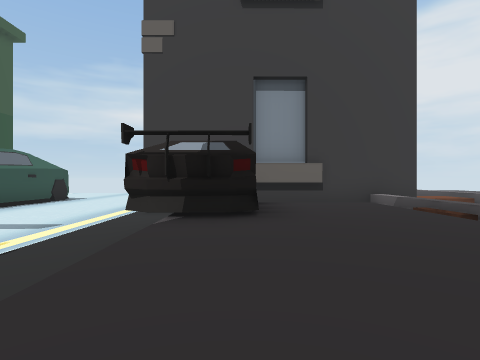
[1] (above)

23 first-person views from a walk through a scene from a Unity 3-D project. The camera is 1.2 m above the floor, looks level and sees 80° across. The floor is counted in squares, 2 m on a side. Each view is taken from the middle of a square. On the plan, view 1 faces up. The plan holds only what a view shows up to about 9 squares ahead; the rest is blank. The place goes on beyond the plan.

[2]
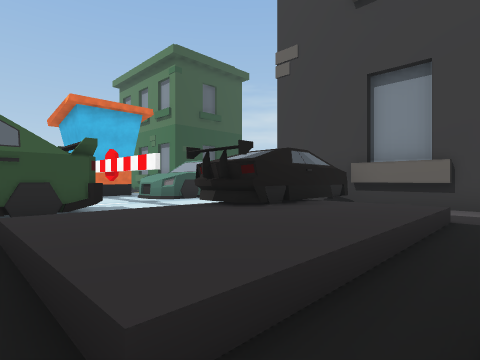

[3]
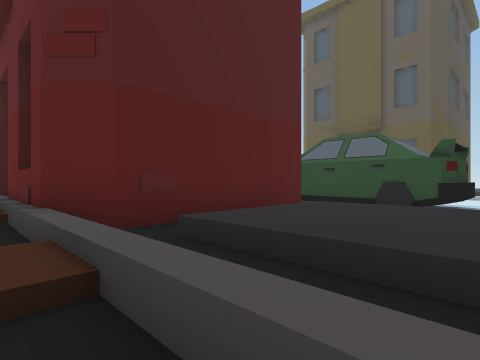

[4]
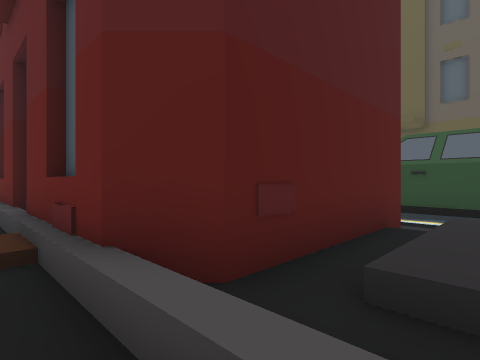

[5]
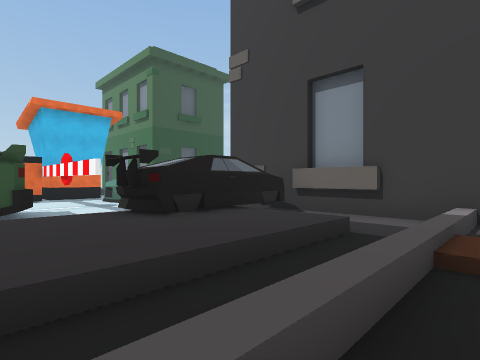

[6]
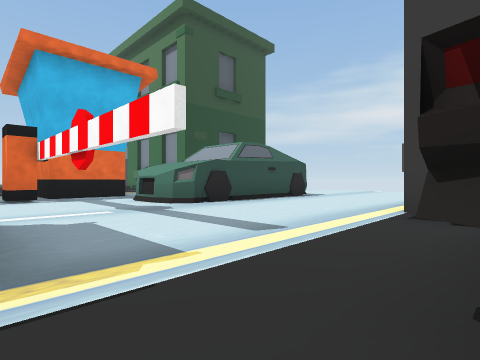

[7]
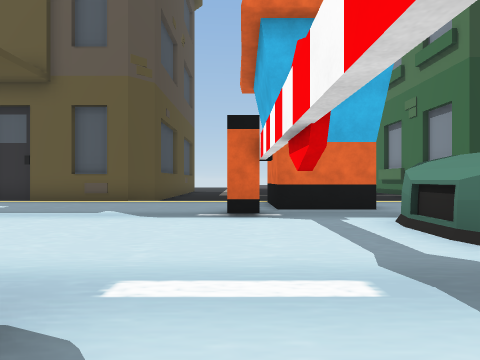

[8]
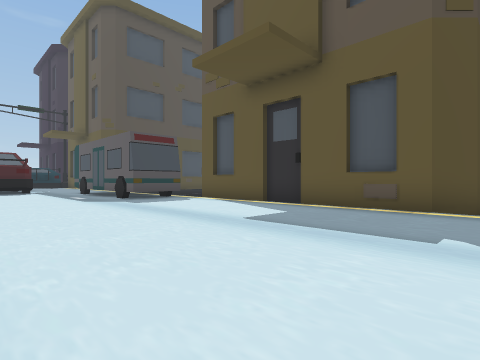

[9]
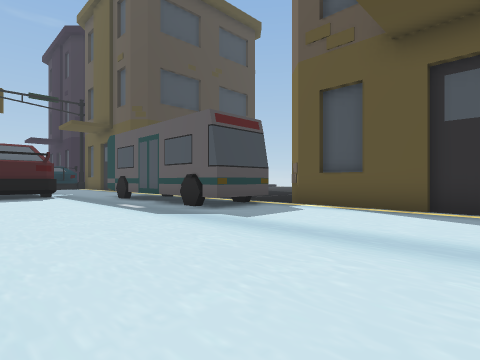

[10]
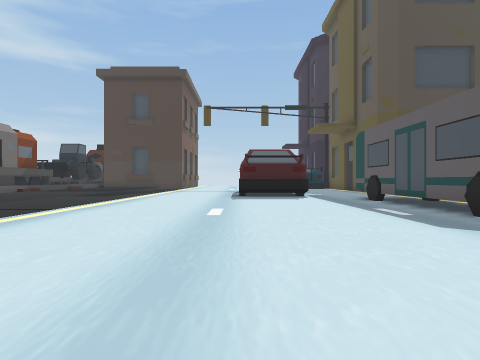

[11]
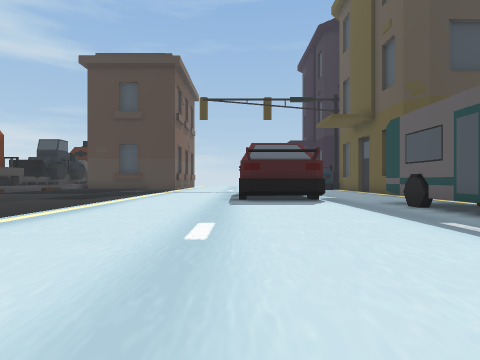

[12]
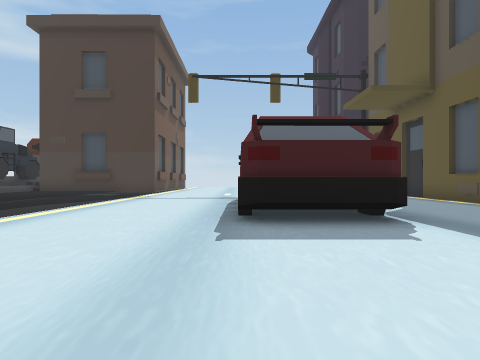

[13]
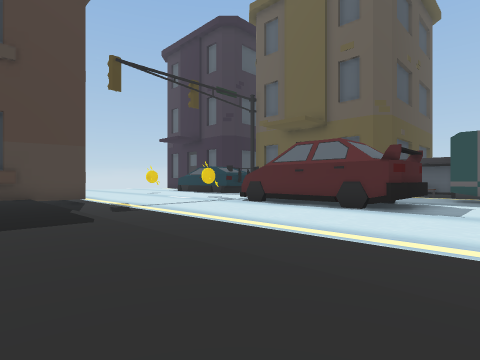

[14]
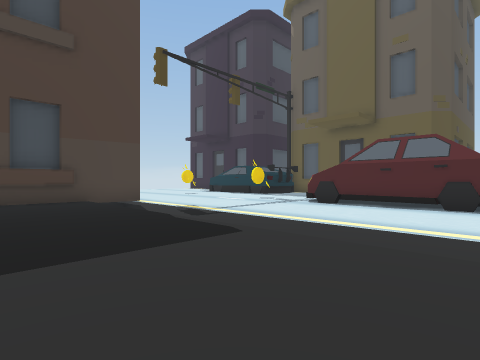

[15]
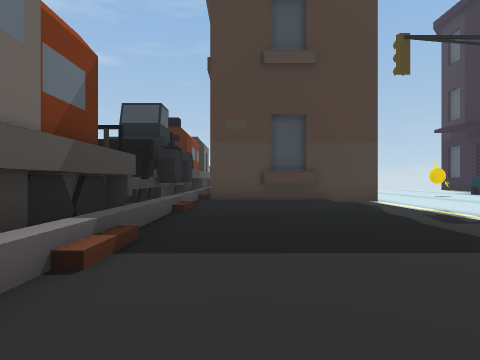

[16]
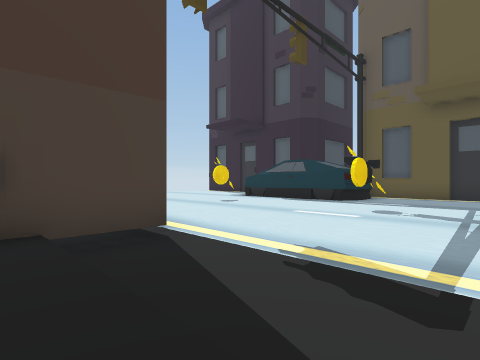

[17]
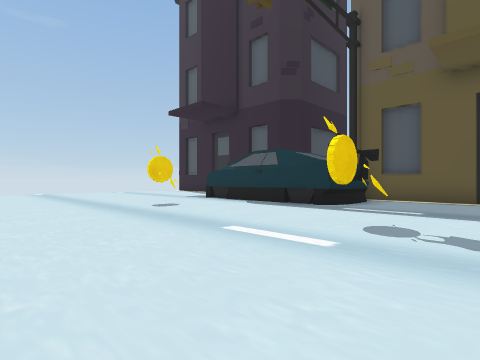

[18]
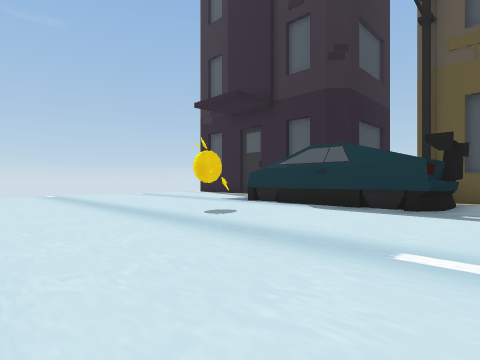

[19]
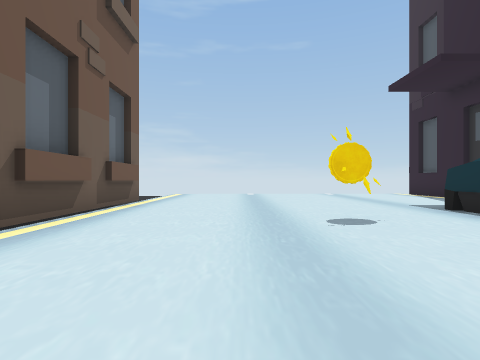

[20]
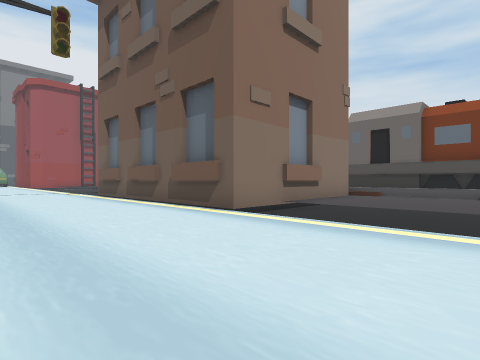

[21]
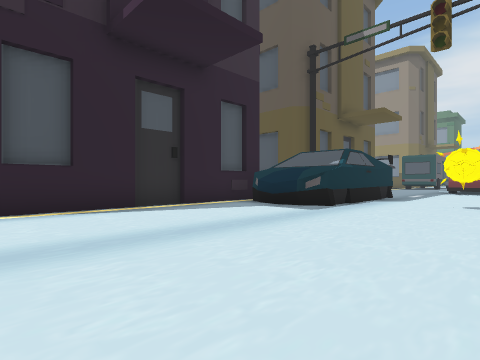

[22]
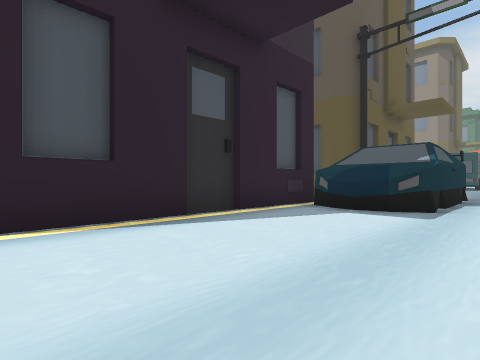

[23]
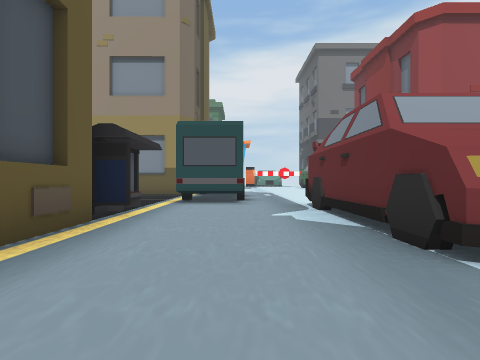

### Floor plan
Key: @ floor where view 1 was taken; # wall or solid block; x gap in a wall; . main floor; : floor 0.25 m higher than the main floor; - floor 0.25 m lower than the main floor; + floor 0.5 m higher than the main floor; * floor 0.75 m higher than the main floor; / step, stairs or slope; ^ raised ledge; B building; U bus; O other object.
Columns run from 19 left of view 1 to 4 right of it. Each row starts with its distance up from view 1.
 11               ..
 10              #...
  9              #...
  8              #...
  7              #...B##B###
  6          ..###...- #::/:
  5          #...x...- #////
  4        .##.......-##**//
  3        ...#......-#^**/:
  2        .......###--***/:
  1        .......  #--***/+
  0       #.......  #--@::/:
 -1       #.......  #######:
 -2       #.......        #/
 -3       #.......        #/
 -4       #.......        #:
 -5       #........       #
 -6       #.........      #
 -7       #..........     B
 -8        .##.......     #
 -9          #.......-
-10          #......./-
-11          #......./-:
-12       -/##......./-::
-13       -/#U......./-::
-14       O/...###.../-:::
-15       O....###.../-::::
-16 BB    #O...###.../-::::#
-17        ....###.../-::::#
-18        ....###.../-::::#
-19        ....###.../-::::#
-20         ........./-::::^
-21        ........../-::::#
-22        .....O..../-::::
-23        .##.......##BB###
-24        ###.......
-25          #.......#
-26          #.......B
-27          #..O....B
-28        .##.......B
-29        ..........B
-30        ..........##B##B
-31        ........../-::::#
-32        ........../-::::#
-33        ........../-::::#
-34        ........../-

Where each view was taken, in squares from view 1:
view 1: 0 up, 0 right, facing up
view 2: 0 up, 3 right, facing up-left
view 3: 3 up, 4 right, facing down-left
view 4: 1 up, 4 right, facing down-left
view 5: 1 up, 4 right, facing up-left
view 6: 2 up, 1 left, facing up-left
view 7: 3 up, 4 left, facing left
view 8: 1 up, 6 left, facing down-left
view 9: 3 down, 6 left, facing down-left
view 10: 4 down, 6 left, facing down
view 11: 6 down, 6 left, facing down
view 12: 10 down, 6 left, facing down
view 13: 12 down, 1 right, facing down-left
view 14: 14 down, 2 right, facing down-left
view 15: 14 down, 2 right, facing down
view 16: 19 down, 0 right, facing down-left
view 17: 20 down, 3 left, facing down-left
view 18: 22 down, 3 left, facing down-left
view 19: 22 down, 5 left, facing down
view 20: 34 down, 6 left, facing up-right
view 21: 34 down, 6 left, facing up-left
view 22: 34 down, 8 left, facing up-left
view 23: 21 down, 10 left, facing up
